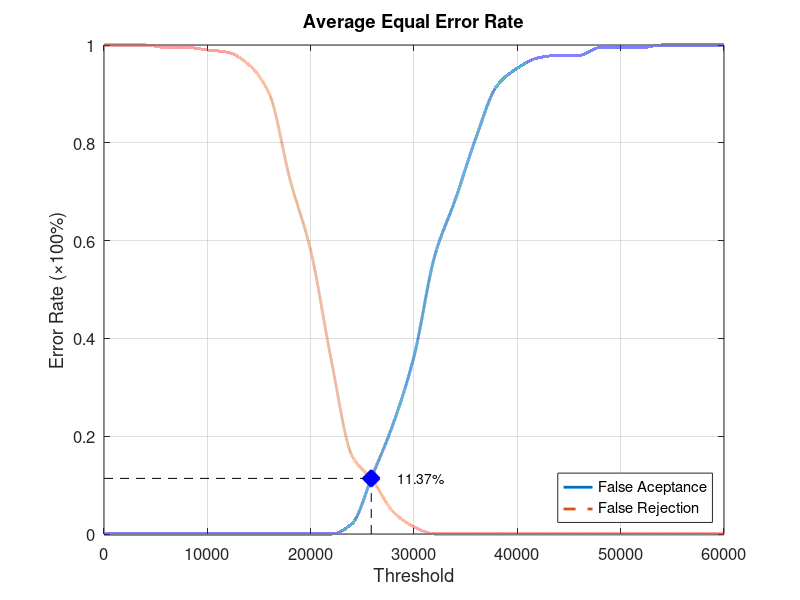
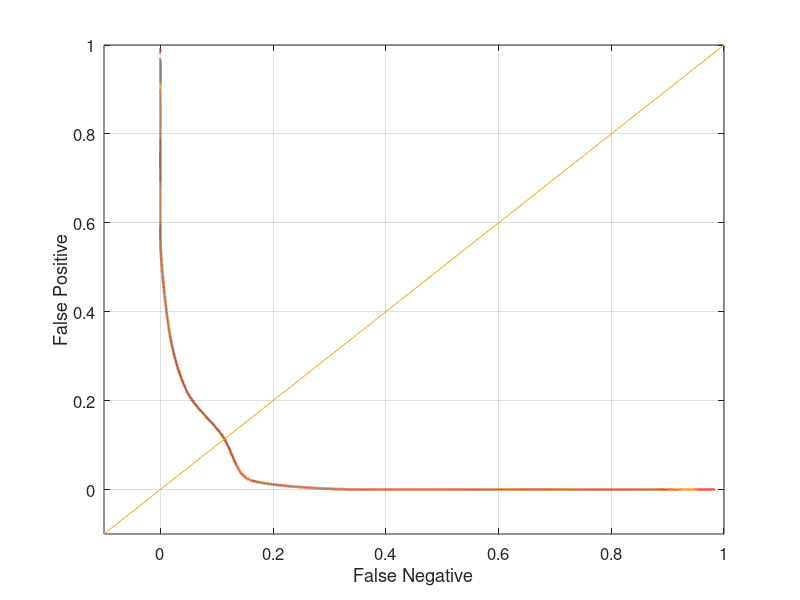

Write MATLAB code to recreate these figures, in order.
function yEER = Database2_1
close all;
clear;
clc;
x = 0:2000:60000;
xq = 0:0.5:60000;

y0 = [0 0 0 0 0 0 0 0 0 0 0 0 0.0210526 0.121053 0.226316 0.363158 0.568421 0.684211 0.810526 0.915789 0.952632 0.973684 0.978947 0.978947 0.994737 0.994737 0.994737 1 1 1 1];
yy0 = interp1(x, y0, xq, 'pchip');
y1 = [1 1 1 0.995 0.995 0.99 0.985 0.96 0.9 0.725 0.58 0.355 0.16 0.11 0.045 0.015 0 0 0 0 0 0 0 0 0 0 0 0 0 0 0];
yy1 = interp1(x, y1, xq, 'pchip');

% Calculating EER: 
y2 = abs(y0 - y1);
find(y2 == min(y2))
yy2 = abs(yy0 - yy1);
xEER = find(yy2 == min(yy2));
xEERIndex = xq(xEER) % X-axis EER
yEER = yy0(xEER) % Y-axis EER

main = figure
plot(xq, yy0,'-','LineWidth', 2);	hold on
plot(xq, yy1,'--','LineWidth', 2);	hold on
plot([xEERIndex xEERIndex], [0 yEER], 'k--');	hold on
plot([0 xEERIndex], [yEER yEER], 'k--');	hold on
plot(xEERIndex, yEER, 'bx', 'LineWidth', 10);	hold on
text(xEERIndex + 10 * xEERIndex / 100, yEER, [num2str(round((10000 * yEER)) / 100) '%'])
legend('False Aceptance', 'False Rejection', 'Location', 'SouthEast')
xlabel('Threshold')
ylabel('Error Rate (\times100%)')
title('Average Equal Error Rate')
set(gca, 'FontSize', 12)
axis([0 60000 0 1])
grid on

print(main, 'Database2_1Main', '-dpng');
FNRxFPR = figure('Color', [1 1 1]);
plot(yy1, yy0, '-', yy1, yy0, 'LineWidth', 2);
hold on
y = -0.1:0.1:1
plot(y, y); 
set(gca, 'FontSize', 12)
xlabel('False Negative')
ylabel('False Positive')
axis([-0.1 1 -0.1 1])
set(gca, 'FontSize', 12)
grid on

print(FNRxFPR, 'Database2_1FNRxFPR','-dpng');
end
